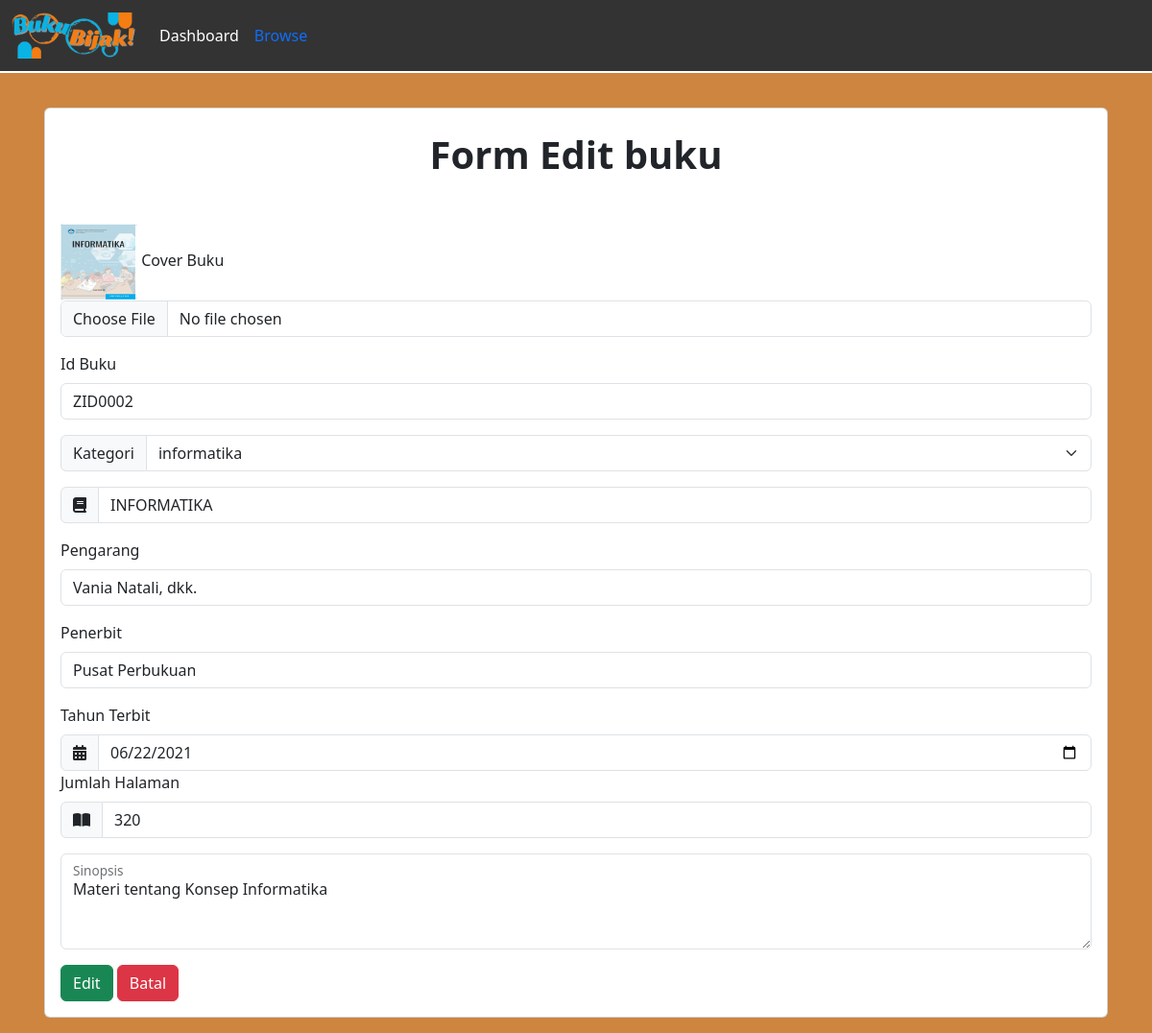
Screenshot of /DashboardAdmin/buku/updateBuku.php?idReview=ZID0002 with the database file from the repository.
### tables this page shows
CREATE TABLE `buku` (
  `cover` varchar(255) NOT NULL,
  `id_buku` varchar(20) NOT NULL,
  `kategori` varchar(255) NOT NULL,
  `judul` varchar(255) NOT NULL,
  `pengarang` varchar(255) NOT NULL,
  `penerbit` varchar(255) NOT NULL,
  `tahun_terbit` date NOT NULL,
  `jumlah_halaman` int(50) NOT NULL,
  `buku_deskripsi` text NOT NULL,
  `isi_buku` varchar(250) NOT NULL
);

### config/config.php (called while the page is built, shortened)
<?php
$host = "127.0.0.1";
$username = "root";
$password = "";
$database_name = "perpustakaan_ra";
$connection = mysqli_connect($host, $username, $password, $database_name);
function queryReadData($dataKategori) {
  global $connection;
  $result = mysqli_query($connection, $dataKategori);
  $items = [];
  while($item = mysqli_fetch_assoc($result)) {
    $items[] = $item;
  }
  return $items;
}
?>

### DashboardAdmin/buku/updateBuku.php (the view, shortened to what this page needs)
<?php
require "../../config/config.php";
$review = $_GET["idReview"];
$reviewData = queryReadData("SELECT * FROM buku WHERE id_buku = '$review'")[0];
?>
<!DOCTYPE html>
<html lang="en">
  <head>
    <link rel="stylesheet" href="../../css/updatebuku.css">
    <link href="https://cdn.jsdelivr.net/npm/bootstrap@5.3.2/dist/css/bootstrap.min.css" rel="stylesheet">
  </head>
  <body>
    <nav class="navbar fixed-top navbar-expand-lg ">
  <div class="container-fluid">
    <a class="navbar-brand" href="#">
      <img src="../../assets/logo2.png" alt="logo" width="130px">
        </a>
    <div class="collapse navbar-collapse" id="navbarNav">
      <ul class="navbar-nav">
        <li class="nav-item">
          <a class="nav-link active" aria-current="page" href="../dashboardAdmin.php">Dashboard</a>
        </li>
        <li class="nav-item">
          <a class="nav-link text-primary" href="daftarBuku.php">Browse</a>
        </li>
      </ul>
    </div>
  </div>
</nav>
    <div class="container p-3 mt-5">
      <div class="card p-2 mt-5">
      <h1 class="text-center fw-bold p-3">Form Edit buku</h1>
      <form action="" method="post" enctype="multipart/form-data" class="mt-3 p-2">
      <div class="custom-css-form">
        <div class="mb-3">
          <img src="../../imgDB/<?= $reviewData["cover"]; ?>" width="80px" height="80px">
          <label for="formFileMultiple" class="form-label">Cover Buku</label>
          <input class="form-control" type="file" name="cover" id="formFileMultiple">
          </div>
        <div class="mb-3">
          <label for="exampleFormControlInput1" class="form-label">Id Buku</label>
          <input type="text" class="form-control" name="id_buku" id="exampleFormControlInput1" placeholder="example inf01" value="<?= $reviewData["id_buku"]; ?>">
        </div>
      </div>
      <div class="input-group mb-3">
        <label class="input-group-text" for="inputGroupSelect01">Kategori</label>
        <select class="form-select" id="inputGroupSelect01" name="kategori">
          <option selected><?= $reviewData["kategori"]; ?></option>
        </select>
      </div>
        <div class="input-group mb-3">
          <span class="input-group-text" id="basic-addon1"><i class="fa-solid fa-book"></i></span>
          <input type="text" class="form-control" name="judul" id="judul" placeholder="Judul Buku" aria-label="Username" aria-describedby="basic-addon1" value="<?= $reviewData["judul"]; ?>">
          </div>
        <div class="mb-3">
          <label for="exampleFormControlInput1" class="form-label">Pengarang</label>
          <input type="text" class="form-control" name="pengarang" id="exampleFormControlInput1" placeholder="nama pengarang"  value="<?= $reviewData["pengarang"]; ?>">
        </div>
        <div class="mb-3">
          <label for="exampleFormControlInput1" class="form-label">Penerbit</label>
          <input type="text" class="form-control" name="penerbit" id="exampleFormControlInput1" placeholder="nama penerbit"   value="<?= $reviewData["penerbit"]; ?>">
        </div>
        <label for="validationCustom01" class="form-label">Tahun Terbit</label>
        <div class="input-group mt-0">
          <span class="input-group-text" id="basic-addon1"><i class="fa-solid fa-calendar-days"></i></span>
          <input type="date" class="form-control" name="tahun_terbit" id="validationCustom01"  value="<?= $reviewData["tahun_terbit"]; ?>">
          </div>
        <label for="validationCustom01" class="form-label">Jumlah Halaman</label>
        <div class="input-group mt-0">
          <span class="input-group-text" id="basic-addon1"><i class="fa-solid fa-book-open"></i></span>
          <input type="number" class="form-control" name="jumlah_halaman" id="validationCustom01"  value="<?= $reviewData["jumlah_halaman"]; ?>">
          </div>
        <div class="form-floating mt-3 mb-3">
          <textarea class="form-control" placeholder="sinopsis tentang buku ini" name="buku_deskripsi" id="floatingTextarea2" style="height: 100px"><?= $reviewData["buku_deskripsi"]; ?></textarea>
          <label for="floatingTextarea2">Sinopsis</label>
          </div>
      <button class="btn btn-success" type="submit" name="update">Edit</button>
      <a class="btn btn-danger" href="daftarBuku.php">Batal</a>
      </form>
    </div>
  </div>
  </body>
</html>

### css/updatebuku.css (style rules this page uses)
.container-fluid { background-color: #333 !important ; }
.navbar { background-color: #333 ; border-bottom: 2px solid white !important; }
body { background-color: #CD853F !important; }
.nav-link { color: white !important ; }

### rows the page displays
buku: cover (picture), id_buku "ZID0002", kategori "informatika", judul "INFORMATIKA", pengarang "Vania Natali, dkk.", penerbit "Pusat Perbukuan", tahun_terbit "06/22/2021", jumlah_halaman "320", buku_deskripsi "Materi tentang Konsep Informatika"
